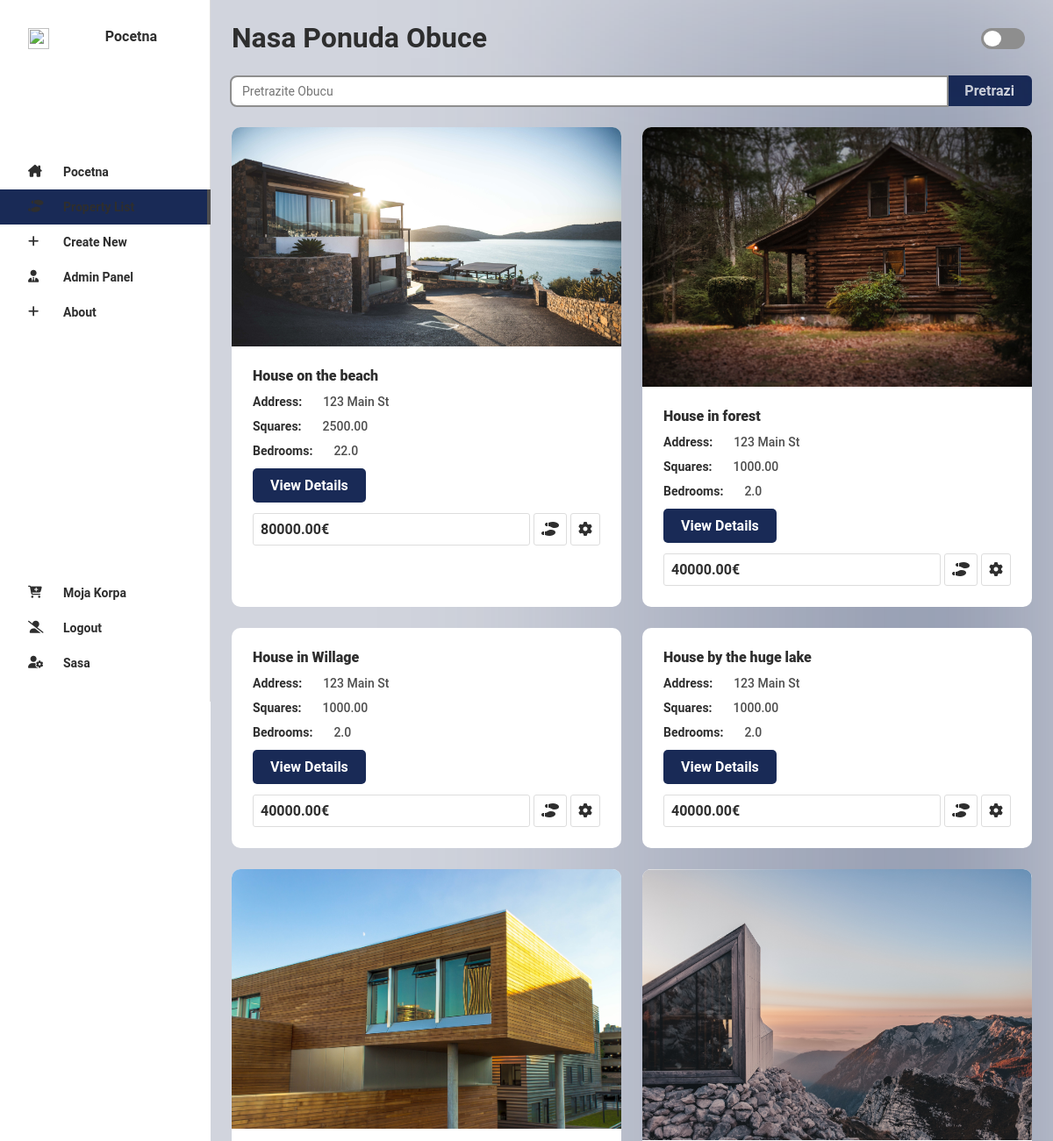
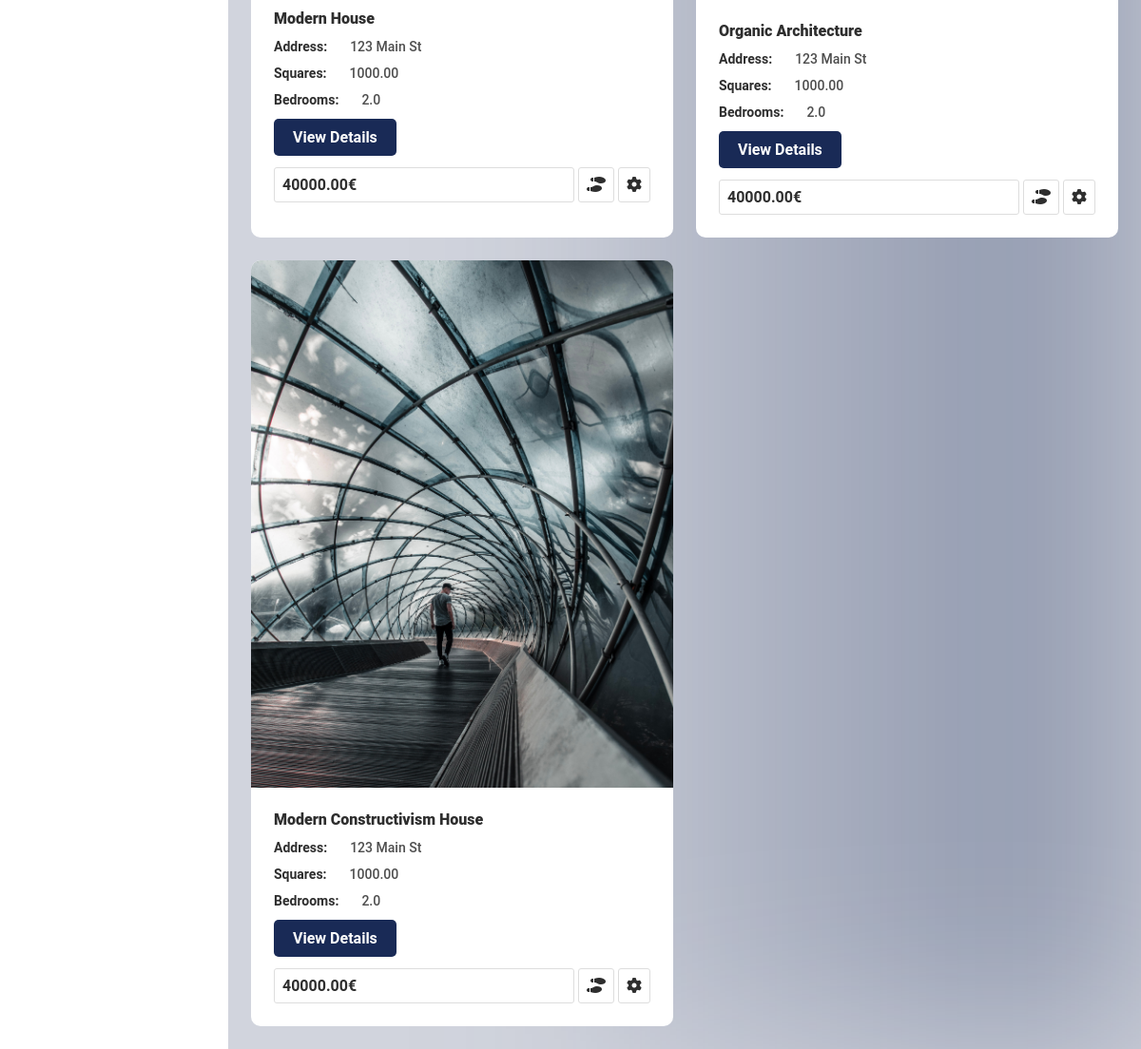
Screenshot of /list/ (signed in) with the database file from the repository (2 pictures, top to bottom).
### listings/models.py (models this page shows, shortened)
class Listing(models.Model):
    title = models.CharField(max_length=200, default='House')
    price = models.DecimalField(max_digits=10, decimal_places=2, default=40000.00, blank=True, null=True)
    address = models.CharField(max_length=200, default='123 Main St', blank=True, null=True)
    bathrooms = models.DecimalField(max_digits=3, decimal_places=1, default=2.0, blank=True, null=True)
    bedrooms = models.DecimalField(max_digits=3, decimal_places=1, default=2, blank=True, null=True)
    squares = models.DecimalField(max_digits=10, decimal_places=2, default=1000.00, blank=True, null=True)
    description = models.TextField(default='This single-family home in Austin has been upgraded with stainless steel appliances and features an open-concept layout.', blank=True, null=True)
    created = models.DateTimeField(auto_now_add=True)
    updated = models.DateTimeField(auto_now=True)
    image = models.ImageField(blank=True, null=True)

### listings/views.py (the view)
# urls.py: path('list/', views.list, name='list'),
def list(request):
    listings = Listing.objects.all()
    return render(request, 'list.html', {'listings': listings})

### listings/templates/list.html (shortened to what this page needs)
{% extends "base.html" %}
{% load static %}
{% block body %}
<h1 class="header pnd-24">Nasa Ponuda Obuce</h1>
<form id="search-form" class="search-cont" action="{% url 'list' %}" method="GET">
    <input id="search-input" class="input" type="text" name="q" placeholder="Pretrazite Obucu" autofocus>
    <button class="btn btn-color">Pretrazi</button>
</form>
<div class="prod-card-cont">
    {% for property in listings %}
        <div class="card">
            <div class="card-img-cont">
            <img src="{{ property.image.url }}" alt="" class="prod-image">
        </div>
        <div class="card-right">
            <div class="card-top">
                <h2 class="card-header">
                    {{ property.title }}
                </h2>
            </div>
        <div class="card-body">
            <p class="phar big mb-12"><span class="bold">Address:</span>{{ property.address }}</p>
            <p class="phar big mb-12"><span class="bold">Squares:</span>{{ property.squares }}</p>
            <p class="phar big mb-12"><span class="bold">Bedrooms:</span>{{ property.bedrooms }}</p><a class="btn btn-color" href="{% url 'retrieve' property.id %}">View Details</a>
        </div>
        <div class="card-footer">
            <div class="footer-left">
                {{ property.price }}€
            </div>
            <div class="loc"><i class="fa-solid fa-shoe-prints"></i></i>
            </div>
            <div class="settings"><i class="fa-solid fa-gear"></i>
            </div>
        </div>
    </div>
</div>
{% endfor %}
</div>
{% endblock %}

### listings/templates/base.html (shortened to what this page needs)
{% load static %}
<!DOCTYPE html>
<html lang="en">
<head>
             <link rel="stylesheet" href="{% static 'css/style.css' %}">
             <link rel="stylesheet" href="https://cdnjs.cloudflare.com/ajax/libs/font-awesome/6.4.2/css/all.min.css" />
</head>
<body>
    <div class="theme-toggle"><div class="toggle-btn"></div></div>
    <div class="side" id="side">
        <div class="side-up">
            <div id="logo" class="logo"><img src="{% static 'images/logo.png' %}" alt="" class="logo-image" style="width: 24px;height: 24px;"/><a href="{% url 'index' %}">
                Pocetna
            </a>
            </div>
                <nav class="navbar">
                    <a class="nav-link {% if request.path == '/' %}nav-active{% endif %}" href="{% url 'index' %}" >
                        <i class="fa-solid fa-house-chimney"></i>
                        <p>
                            Pocetna
                        </p>
                    </a>
            <a class="nav-link {% if request.path == '/list/' %}nav-active{% endif %}" href="{% url 'list' %}"><i class="fa-solid fa-shoe-prints"></i>
                <p>
                </p>
            </a>
            <a class="nav-link {% if request.path == '/create/' %}nav-active{% endif %}" href="{% url 'create' %}"><i class="fa-solid fa-plus"></i>
                <p>
                    Create New
                </p>
            </a>
            {% if user.is_superuser %}
                <a class="nav-link" href="{% url 'admin:index' %}"><i class="fa-solid fa-user-tie"></i>
                    <p>
                        Admin Panel
                    </p>
                </a>
                <a class="nav-link {% if request.path == '/kreiraj_obucu/' %}nav-active{% endif %}" href="{% url 'about' %}"><i class="fa-solid fa-plus"></i>
                    <p>
                        About
                    </p>
                </a>
            {% endif %}
        </nav>
    </div>
        <div class="profile-info">
            {% if user.is_authenticated %}
            <a class="nav-link {% if request.path == '/korpa/' %}nav-active{% endif %}" href="{% url 'korpa' %}"><i class="fa-solid fa-cart-plus"></i>
                <p>
                    Moja Korpa
                </p>
            </a>
            <a class="nav-link {% if request.path == '/logout/' %}nav-active{% endif %}" href="{% url 'logout' %}"><i class="fa-solid fa-user-large-slash"></i>
                <p>
                    Logout
                </p>
            </a>
            <a class="nav-link {% if request.path == '/profile/' %}nav-active{% endif %}" href="{% url 'profile' %}"><i class="fa-solid fa-user-gear"></i>
                <p>
                    {{ request.user.username.title }}
                </p>
            </a>
                {% endif %}
        </div>
    </div>
    <main class="home" id="home">
        {% block body %}
        {% endblock %}
    </main>
</body>
</html>

### rows the page displays
Listing: image (picture), title "House on the beach", address "123 Main St", squares "2500.00", bedrooms "22.0", price "80000.00"
Listing: image (picture), title "House in forest", address "123 Main St", squares "1000.00", bedrooms "2.0", price "40000.00"
Listing: title "House in Willage", address "123 Main St", squares "1000.00", bedrooms "2.0", price "40000.00"
Listing: title "House by the huge lake", address "123 Main St", squares "1000.00", bedrooms "2.0", price "40000.00"
Listing: image (picture), title "Modern House", address "123 Main St", squares "1000.00", bedrooms "2.0", price "40000.00"
Listing: image (picture), title "Organic Architecture", address "123 Main St", squares "1000.00", bedrooms "2.0", price "40000.00"
Listing: image (picture), title "Modern Constructivism House", address "123 Main St", squares "1000.00", bedrooms "2.0", price "40000.00"

### other values shown
{{ request.user.username.title }} "Sasa"
